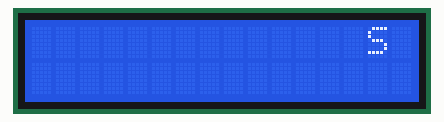
Simulated run of this sketch. Board: Arduino Uno, built with avr-gcc and run on an emulated ATmega328P. Parts: 16×2 character LCD.

Above: at 0.1 s.
At 5.1 s:
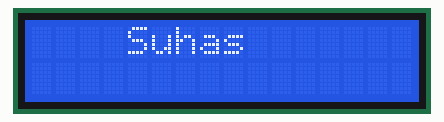
At 10.1 s:
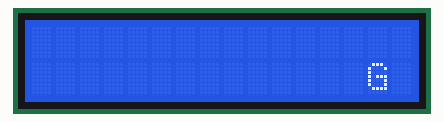
At 20.6 s:
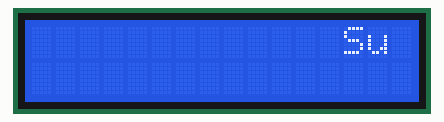
At 30.6 s:
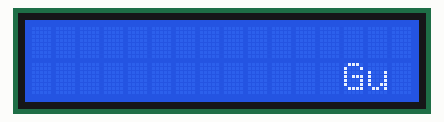
At 39.1 s:
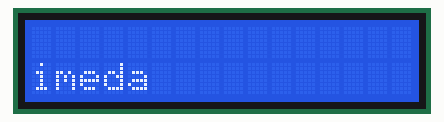

Measured:
- what the display in image 1 shows lasts 0.5 s, from 5.1 s to 5.6 s

The sketch:

DisplayNameOnLCD.ino
```cpp
//LCD1602
//You should now see your LCD1602 display the flowing characters "SUNFOUNDER" and "hello, world"
//Email:support@sunfounder.com
//Website:www.sunfounder.com
//2015.5.7
#include <LiquidCrystal.h>// include the library code
/**********************************************************/
char array1[]="Suhas               ";  //the string to print on the LCD
char array2[]="Gundimeda           ";  //the string to print on the LCD
int tim = 500;  //the value of delay time
// initialize the library with the numbers of the interface pins
LiquidCrystal lcd(8, 9, 10, 11, 12, 13);
int numberOfCharacaters = 20;
/*********************************************************/
void setup()
{
  lcd.begin(16, 2);  // set up the LCD's number of rows, columns:
}
/*********************************************************/
void loop()
{
    lcd.setCursor(15,0);  // set the cursor to column 15, line 0
    for ( int positionCounter1 = 0; positionCounter1 < numberOfCharacaters; positionCounter1++)
    {
      lcd.scrollDisplayLeft();  //Scrolls the contents of the display one space to the left.
      lcd.print(array1[positionCounter1]);  // Print a message to the LCD.
      delay(tim);  //wait for 250 microseconds
    }
    lcd.clear();  //Clears the LCD screen and positions the cursor in the upper-left corner.
    lcd.setCursor(15,1);  // set the cursor to column 15, line 1
    for (int positionCounter2 = 0; positionCounter2 < numberOfCharacaters; positionCounter2++)
    {
      lcd.scrollDisplayLeft();  //Scrolls the contents of the display one space to the left.
      lcd.print(array2[positionCounter2]);  // Print a message to the LCD.
      delay(tim);  //wait for 250 microseconds
    }
    lcd.clear();  //Clears the LCD screen and positions the cursor in the upper-left corner.
}
/************************************************************/
```
